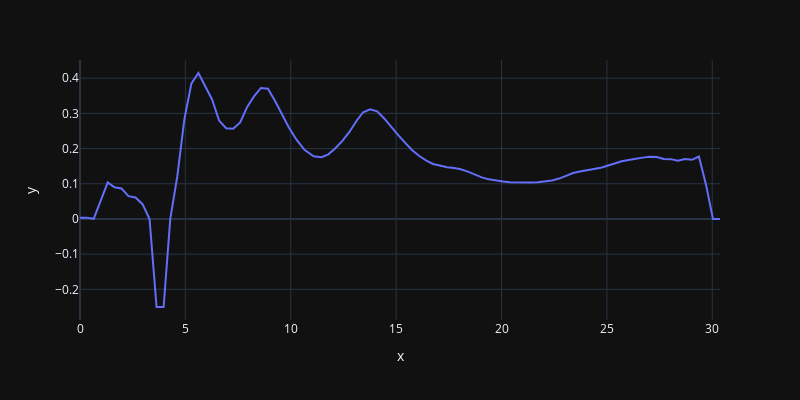

Source (notebook cell):
### Code cell
fig=px.line(y=IF_2,x=t1,template="plotly_dark")
fig.update_layout(
    autosize=False,
    width=800,
    height=400,)
fig.show()
